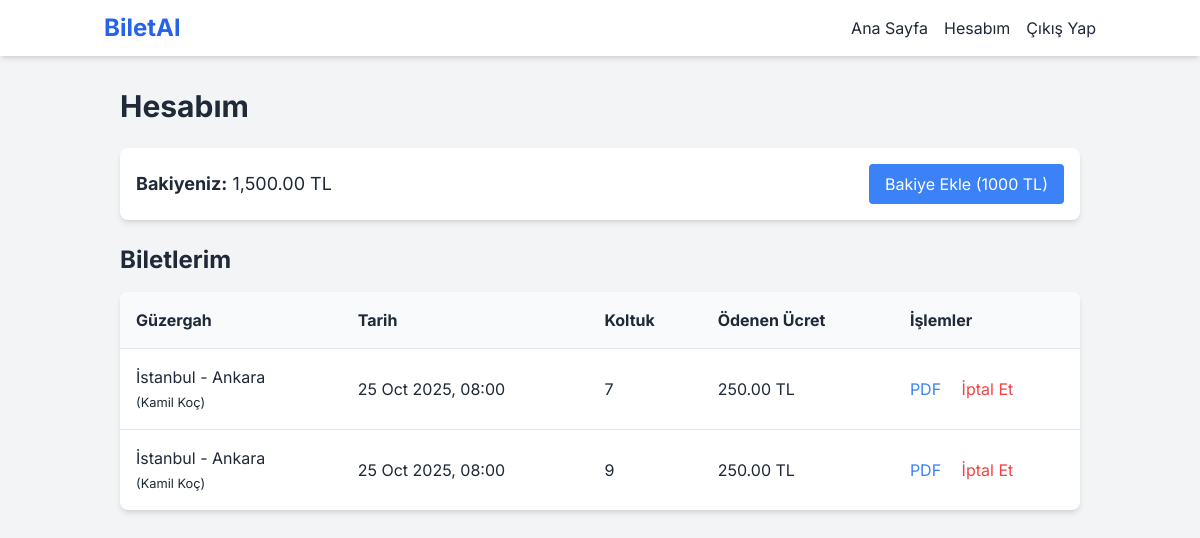
/hesabim.php (signed in), run on an earlier commit of the app's database.
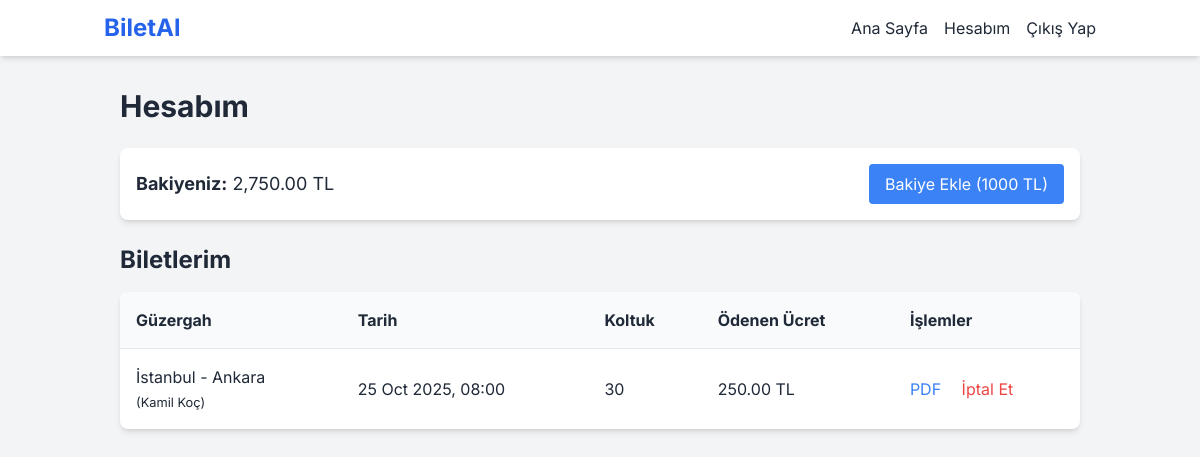
And on a later commit of the database.
### tables this page shows
CREATE TABLE users (
                id INTEGER PRIMARY KEY AUTOINCREMENT, fullname TEXT NOT NULL, email TEXT NOT NULL UNIQUE,
                password TEXT NOT NULL, role TEXT NOT NULL DEFAULT 'User', company_id INTEGER,
                balance REAL NOT NULL DEFAULT 0.0, FOREIGN KEY (company_id) REFERENCES companies(id)
            );

CREATE TABLE bookings (
                id INTEGER PRIMARY KEY AUTOINCREMENT, user_id INTEGER NOT NULL, trip_id INTEGER NOT NULL,
                seat_number INTEGER NOT NULL, price_paid REAL NOT NULL, booking_time TEXT DEFAULT CURRENT_TIMESTAMP,
                FOREIGN KEY (user_id) REFERENCES users(id), FOREIGN KEY (trip_id) REFERENCES trips(id)
            );

CREATE TABLE trips (
                id INTEGER PRIMARY KEY AUTOINCREMENT, company_id INTEGER NOT NULL, departure_location TEXT NOT NULL,
                arrival_location TEXT NOT NULL, departure_time TEXT NOT NULL, price REAL NOT NULL,
                seat_count INTEGER NOT NULL, FOREIGN KEY (company_id) REFERENCES companies(id)
            );

CREATE TABLE companies (id INTEGER PRIMARY KEY AUTOINCREMENT, name TEXT NOT NULL UNIQUE, created_at TEXT DEFAULT CURRENT_TIMESTAMP);

### hesabim.php (the view, shortened to what this page needs)
<?php
require_once 'config.php';
$stmt = $pdo->prepare("SELECT balance FROM users WHERE id = ?");
$stmt->execute([$_SESSION['user_id']]);
$balance = $stmt->fetchColumn();
$stmt = $pdo->prepare("SELECT b.*, t.departure_location, t.arrival_location, t.departure_time, c.name as company_name FROM bookings b JOIN trips t ON b.trip_id = t.id JOIN companies c ON t.company_id = c.id WHERE b.user_id = ? ORDER BY t.departure_time DESC");
$stmt->execute([$_SESSION['user_id']]);
$bookings = $stmt->fetchAll();
include 'header.php';
?>
<h1 class="text-3xl font-bold mb-6">Hesabım</h1>
<div class="flex justify-between items-center mb-6 bg-white p-4 rounded-lg shadow-md">
    <p class="text-lg"><strong>Bakiyeniz:</strong> <?php echo number_format($balance, 2); ?> TL</p>
    <form action="hesabim.php" method="POST">
        <button type="submit" name="add_balance" class="bg-blue-500 text-white px-4 py-2 rounded hover:bg-blue-600">Bakiye Ekle (1000 TL)</button>
    </form>
</div>
<h2 class="text-2xl font-bold mb-4">Biletlerim</h2>
<div class="bg-white rounded-lg shadow-md overflow-x-auto">
    <table class="w-full text-left">
        <thead class="bg-gray-50">
           <tr>
               <th class="p-4">Güzergah</th>
               <th class="p-4">Tarih</th>
               <th class="p-4">Koltuk</th>
               <th class="p-4">Ödenen Ücret</th>
               <th class="p-4">İşlemler</th>
           </tr>
        </thead>
        <tbody>
            <?php if (empty($bookings)): ?>
                <tr><td colspan="5" class="p-4 text-center">Hiç biletiniz bulunmuyor.</td></tr>
            <?php else: ?>
                <?php foreach($bookings as $booking):
                    $can_cancel = (new DateTime($booking['departure_time']) > (new DateTime())->add(new DateInterval('PT1H')));
                ?>
                <tr class="border-t">
                    <td class="p-4"><?php echo htmlspecialchars($booking['departure_location']) . ' - ' . htmlspecialchars($booking['arrival_location']); ?> <br><small>(<?php echo htmlspecialchars($booking['company_name']); ?>)</small></td>
                    <td class="p-4"><?php echo date('d M Y, H:i', strtotime($booking['departure_time'])); ?></td>
                    <td class="p-4"><?php echo $booking['seat_number']; ?></td>
                    <td class="p-4"><?php echo number_format($booking['price_paid'], 2); ?> TL</td>
                    <td class="p-4">
                         <a href="biletgoruntule.php?booking_id=<?php echo $booking['id']; ?>" class="text-blue-500 hover:underline mr-4" target="_blank">PDF</a>
                         <?php if ($can_cancel): ?>
                         <form action="hesabim.php" method="POST" class="inline" onsubmit="return confirm('Bu bileti iptal etmek istediğinize emin misiniz?');">
                             <button type="submit" name="cancel_booking" class="text-red-500 hover:underline">İptal Et</button>
                         </form>
                         <?php endif; ?>
                    </td>
                </tr>
                <?php endforeach; ?>
            <?php endif; ?>
        </tbody>
    </table>
</div>
<?php require_once 'footer.php'; ?>

What changed in the data, as far as the page shows it:
removed bookings: trip.departure_location "İstanbul", trip.arrival_location "Ankara", companies.name "Kamil Koç", trip.departure_time "25 Oct 2025, 08:00", seat_number "7", price_paid "250.00"
removed bookings: trip.departure_location "İstanbul", trip.arrival_location "Ankara", companies.name "Kamil Koç", trip.departure_time "25 Oct 2025, 08:00", seat_number "9", price_paid "250.00"
changed users: balance "1,500.00" → "2,750.00"
added bookings: trip.departure_location "İstanbul", trip.arrival_location "Ankara", companies.name "Kamil Koç", trip.departure_time "25 Oct 2025, 08:00", seat_number "30", price_paid "250.00"
